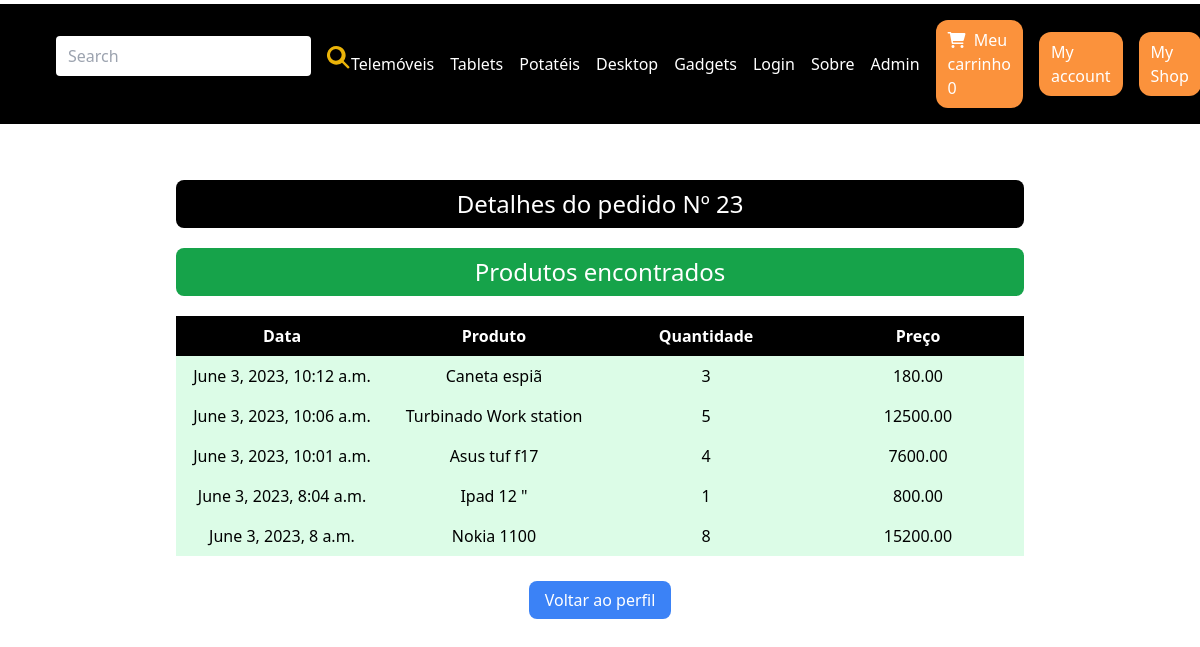
Page /my_account/my_order_detail/23/ (signed in) on the committed database.
### shop/models.py (models this page shows, shortened)
class Category(models.Model):
    title = models.CharField(max_length=50)
    slug = models.SlugField(max_length=50)
    class Meta:
        verbose_name_plural = 'Categories'

class Order(models.Model):
    first_name = models.CharField(max_length=50)
    last_name = models.CharField(max_length=50)
    shipping_address = models.CharField(max_length=250)
    postal_code = models.CharField(max_length=50)
    city = models.CharField(max_length=200)
    county = models.CharField(max_length=200)
    total_amount = models.DecimalField(max_digits=10, decimal_places=2, blank=True, null=True)
    is_paid = models.BooleanField(default=False)
    payment_intent = models.CharField(max_length=255)
    created_by = models.ForeignKey(User, related_name="orders", on_delete=models.SET_NULL, null=True)
    created_at = models.DateTimeField(auto_now_add=True)

class OrderItem(models.Model):
    order = models.ForeignKey(Order, related_name='items', on_delete=models.CASCADE)
    product = models.ForeignKey(Product, related_name='items', on_delete=models.CASCADE)
    price = models.DecimalField(max_digits=10, decimal_places=2)
    quantity = models.PositiveIntegerField(default=1)

class Product(models.Model):
    SKETCH = 'rascunho'
    WAITING_APPROVAL = 'aguardando aprovação'
    ACTIVATED = 'ativado'
    DELETED = 'apagado'
    STATUS_CHOICES = (
        (SKETCH, 'Rascunho'),
        (WAITING_APPROVAL, 'Aguardando aprovação'),
        (ACTIVATED, 'Ativado'),
        (DELETED, 'Apagado'),
    )
    user = models.ForeignKey(User, related_name="products", on_delete=models.CASCADE)
    category = models.ForeignKey(Category, related_name="products", on_delete=models.CASCADE)
    title = models.CharField(max_length=50)
    slug = models.SlugField(max_length=50)
    description = models.TextField(blank=True)
    image = models.ImageField(upload_to='uploads/produto_images/', blank=True, null=True)
    thumbnail = models.ImageField(upload_to='uploads/produto_images/thumbnail/', blank=True, null=True)
    price = models.DecimalField(max_digits=10, decimal_places=2)
    created_at = models.DateTimeField(auto_now_add=True)
    updated_at = models.DateTimeField(auto_now=True)
    stock = models.PositiveIntegerField(default=0)
    initial_stock = models.PositiveIntegerField(blank=False, null=False)
    shelf = models.CharField(max_length=50, blank=True, null=True)
    status = models.CharField(max_length=50, choices=STATUS_CHOICES, default=ACTIVATED)
    class Meta:
        ordering = ('-created_at',)  # ordenar exibicao por data de criação

### userprofile/views.py (the view)
# urls.py: path('my_account/my_order_detail/<int:pk>/', views.my_order_detail, name='my_order_detail'),
@login_required
def my_order_detail(request, pk):
    order = get_object_or_404(Order, pk=pk)
    if order.created_by != request.user:
        return HttpResponse("Você não tem permissão para visualizar este pedido.")
    return render(request, 'userprofile/my_order_detail.html', {'order': order})

### shop/cart.py (called while the page is built)
    def __len__(self):
        return sum(item['quantity'] for item in self.cart.values())

### shop/context_processors.py (called while the page is built)
def cart(request):
    return {'cart': Cart(request)}

### shop/templatetags/menu.py (called while the page is built)
@register.inclusion_tag('core/menu.html')
def menu():
    categories = Category.objects.all()
    return {'categories': categories, }

### userprofile/templates/userprofile/my_order_detail.html (shortened to what this page needs)
{% extends 'core/base.html' %}
{% block content %}
<h1 class="text-2xl bg-black text-white rounded-lg p-2 mt-10  text-center">Detalhes do pedido Nº {{ order.id }}</h1>
<h1 class="text-2xl bg-green-600 text-white rounded-lg p-2 mt-5 mb-5 text-center">Produtos encontrados</h1>
<div class="flex">
    <div class="w-1/4 text-center bg-black text-white p-2"><strong>Data</strong></div>
    <div class="w-1/4 text-center bg-black text-white p-2"><strong>Produto</strong></div>
    <div class="w-1/4 text-center bg-black text-white p-2"><strong>Quantidade</strong></div>
    <div class="w-1/4 text-center bg-black text-white p-2"><strong>Preço</strong></div>
</div>
{% for item in order.items.all %}
<div class="flex">
    <div class="w-1/4 text-center bg-green-100 p-2">{{ item.product.created_at }}</div>
    <div class="w-1/4 text-center bg-green-100 p-2">{{ item.product.title }}</div>
    <div class="w-1/4 text-center bg-green-100 p-2">{{ item.quantity }}</div>
    <div class="w-1/4 text-center bg-green-100 p-2">{{ item.price }}</div>
</div>
{% endfor %}
    <div class="text-center mt-8">
        <a href="{% url 'my_account' %}" class="bg-blue-500 hover:bg-green-500 text-white py-2 px-4 rounded-lg">
            Voltar ao perfil
        </a>
    </div>
{% endblock %}

### core/templates/core/menu.html
{% for category in categories %}
 <a href="{% url 'category_details' category.slug %}" class=" text-2xs text-white">{{category.title}}</a>
{% endfor %}
<a href="{% url 'login' %}" class=" text-2xs text-white">Login</a>
<a href="{% url 'about' %}" class=" text-2xs text-white">Sobre</a>
<a href="http://127.0.0.1:8000/admin/" class=" text-2xs text-white">Admin</a>

### rows in the picture
Category: title "Telemóveis"
Category: title "Tablets"
Category: title "Potatéis"
Category: title "Desktop"
Category: title "Gadgets"
Order: id "23"
OrderItem: product.created_at "June 3, 2023, 10:12 a.m.", product "Caneta espiã", quantity "3", price "180.00"
OrderItem: product.created_at "June 3, 2023, 10:06 a.m.", product "Turbinado Work station", quantity "5", price "12500.00"
OrderItem: product.created_at "June 3, 2023, 10:01 a.m.", product "Asus tuf f17", quantity "4", price "7600.00"
OrderItem: product.created_at "June 3, 2023, 8:04 a.m.", product "Ipad 12 \"", quantity "1", price "800.00"
OrderItem: product.created_at "June 3, 2023, 8 a.m.", product "Nokia 1100", quantity "8", price "15200.00"

### other values in the picture
{{ cart|length }} "0"
